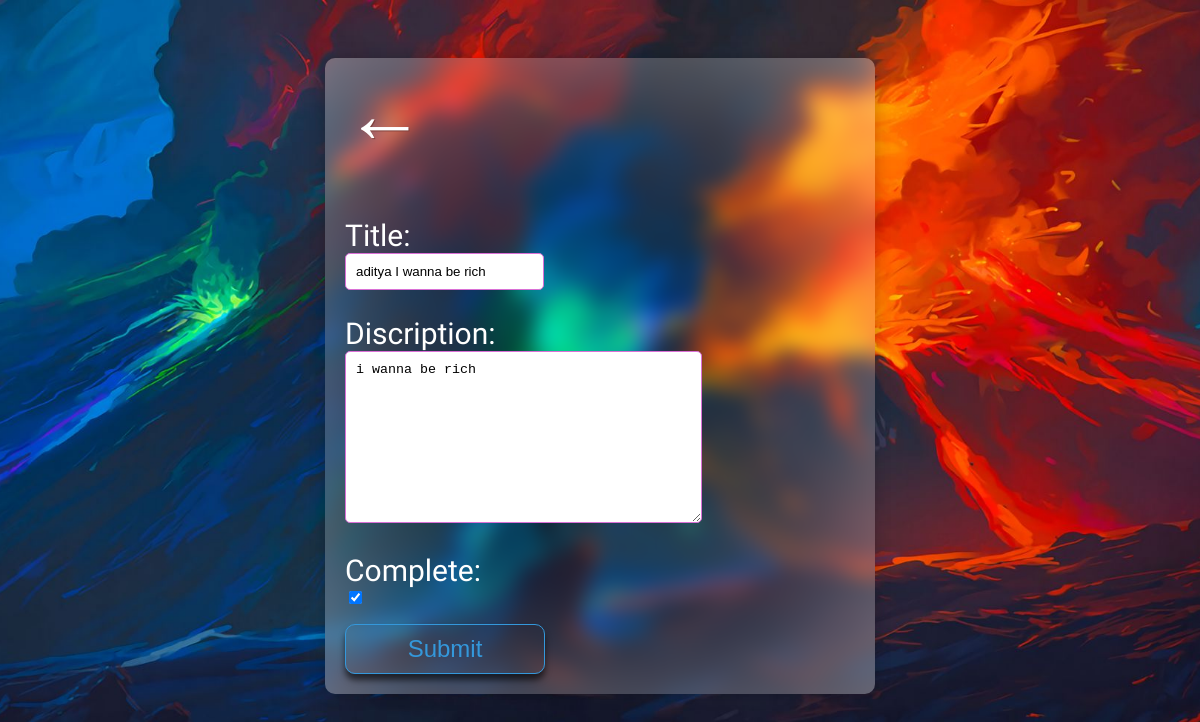
The page /task-update/27/ (signed in) on the database as committed earlier.
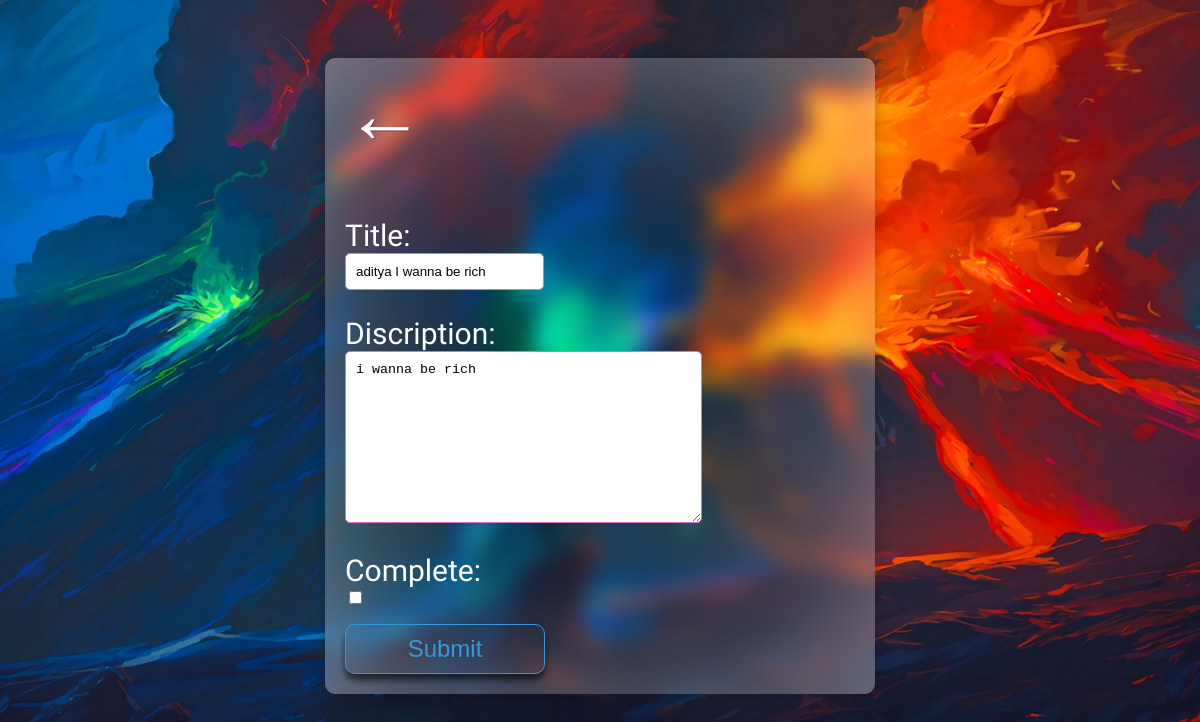
The same page on the database as committed later.
### To_do_app/models.py (models this page shows, shortened)
class Task(models.Model):
    user = models.ForeignKey(User, on_delete =models.CASCADE, null=True, blank=True )
    title = models.CharField(max_length=2000)
    discription = models.TextField(null=True, blank=True)
    complete = models.BooleanField(default=False)
    created = models.DateTimeField(auto_now_add=True)
    class Meta:
        ordering = ['complete']

### To_do_app/views.py (the view)
# urls.py: path('task-update/<int:pk>/', TaskUpdate.as_view(), name='task-update'),
class TaskUpdate(LoginRequiredMixin, UpdateView):
    model = Task
    '''
    by default the CreateView uses model form to work with
    it's basically a class represntation of a Form based on a model so it's gonna take the Task Model from models.py of our application in the
    django project and create all the fields by default

    here we wanna list out all of the fields in our from so
    fields = '__all__' will list out all of the items in the field
    '''
    fields = ['title','discription','complete']
    '''
    so I also wann make sure that we can redirect the user successfully to a different page so we also need to add this to our
    createView

    so in here we need to set the attribute of sucess_url
    if everything goes correctly then go ahead and redirect user to 'task'
    when we create an item just send that user back to the list
    '''
    success_url = reverse_lazy('tasks')

### To_do_app/templates/To_do_app/task_form.html (shortened to what this page needs)
{% extends "main.html" %}
{% block content %}
<div class="header-bar">
    <a href = "{% url 'tasks' %}" id = "go-back-link">&#8592;</a>
</div>
<div class = "card-body">
  <form method ="POST" action ="">
     {{form.as_p}}
    <input type="submit" value="Submit" class = "btn"/>
  </form>
</div>
{% endblock %}

### To_do_app/templates/main.html (shortened to what this page needs)
<!DOCTYPE html>
<html lang="en" dir="ltr">
  <head>
  </head>
  <body>
      <div class="container">
          {% block content %}
          {% endblock %}
      </div>
  </body>
</html>

### To_do_app/templates/main.html (style rules this page uses)
body { background: url("/static/img/bg_2.jpg") 50% 0 no-repeat fixed; background-size: cover; background-attachment: fixed; font-family: 'Gluten', cursive; padding-top:50px }
h1, h2, h3, h4, h5, { font-family : 'Raleway', sans-serif; }
.header-bar { display: flex; justify-content: space-between; color: #fff; padding:10px; border-radius: 5px 5px 0 0; }
#go-back-link { color: #FFFFFF; text-decoration: none; font-size: 80px; text-shadow: 1px 1px #81413b; margin-left:10px; }
input[type=text], textarea { border: 1px solid #DA70D6; border-radius: 5px; width=90%; padding:10px; }
label { padding-top: 10px !important; display: block; color:#FFFFFF; font-size: 30px; }
.card-body { padding:20px }
.btn { cursor: pointer; border: 1px solid #3498db; border-radius: 10px; background-color: transparent; height: 50px; width: 200px; color: #3498db; font-size: 1.5em; box-shadow: 0 6px 6px rgba(0, 0, 0, 0.6); }
.container { max-width: 550px; margin: auto; background-color: rgba(0, 0, 0, 0.5); -webkit-box-shadow: 2px 2px 13px -4px rgba(0, 0, 0, 0.21); box-shadow: 0 0 1rem 0 rgba(0, 0, 0, 0.21); position: relative; background: inherit; overflow: hidden; z-index: 1; border-radius: 10px; }
.container:before { content : ""; position: absolute; background: inherit; top: 0; bottom: 0; left: 0; right: 0; box-shadow: inset 0 0 200px rgba(255, 255, 255, 0.5); filter:blur(10px); margin:-20px; z-index:-1; }

Rows that differ between the two databases and show on the page:
changed Task "aditya I wanna be rich": complete "☑" → "☐"
